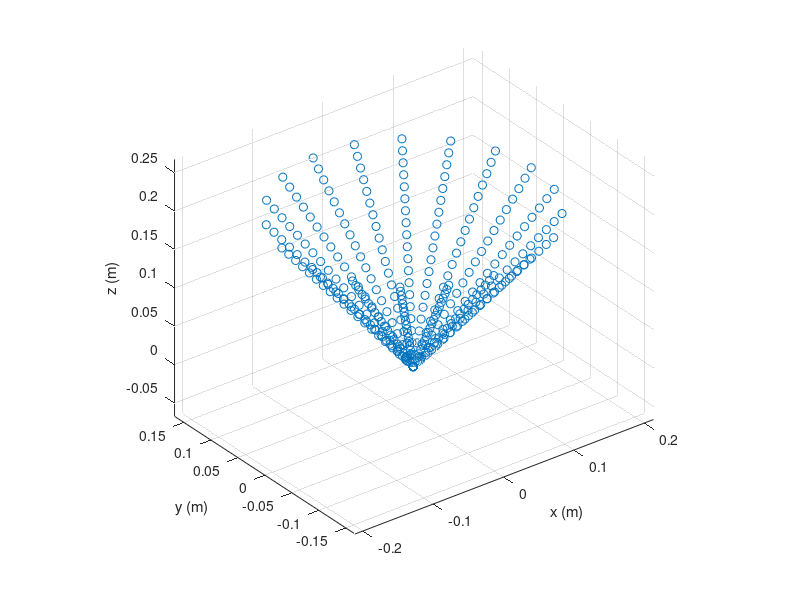
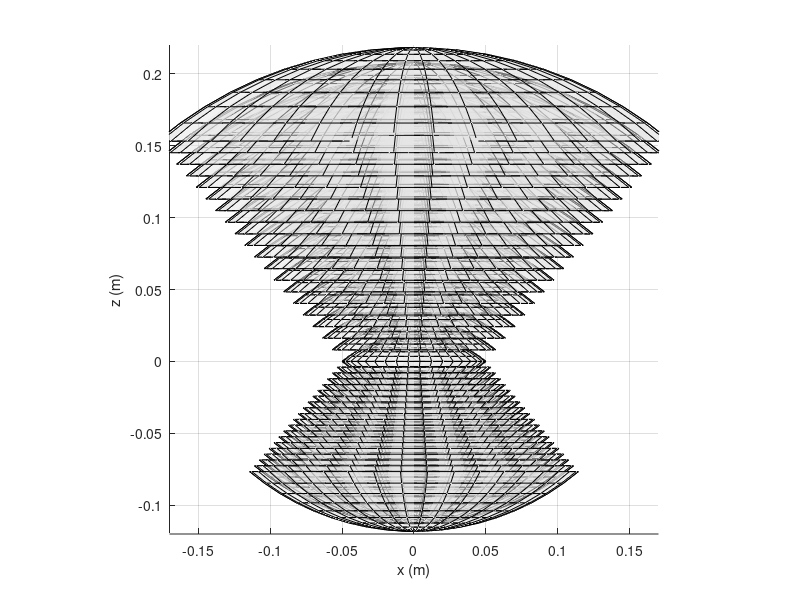

MATLAB code to generate these figures, in order:
% About 
% Script to visualize maximum visual receptive field (RF) around a taxel for peripersonal space (PPS) representations
% Author: Matej Hoffmann, matej.hoffmann@iit.it

%% INIT

clear;

Z_MAX = 0.2; % max extent of RF in z (normal to taxel), meters
PLOT_NEGATIVE_RF = true;
Z_NEGATIVE_MAX = -0.1;

APERTURE_DEG = 80; %the spherical sector / cone opening angle or aperture
APERTURE_RAD = (APERTURE_DEG / 360) * 2 * pi;

res = 20; % resolution

u = linspace(0,Z_MAX,res);
azimuth = linspace(0,2*pi,res);

DESIRED_RADIUS_XY_AT_APEX = 0.05; % 0.05; % meters; we don't want the volume to start at the apex, but we want to truncate it such that it starts 
% at the height with this radius;

CONE_HEIGHT_AT_OFFSET = DESIRED_RADIUS_XY_AT_APEX / tan(APERTURE_RAD/2);    % tan(APERTURE_RAD/2) = radius_xy / z_offset; 
%Z_OFFSET = 0;
SPHERE_RADIUS_AT_OFFSET = DESIRED_RADIUS_XY_AT_APEX / sin(APERTURE_RAD/2);    % cos(APERTURE_RAD/2) = radius_xy / sphere_radius;
% here the radius of the sphere will at the same time be used as the
% z-offset - with the radius then equal to cone height + cap height


%% CONE
%global_r = u(end) * tan(APERTURE_RAD / 2); % at base (maximum)

x=[]; y=[]; z=[];


for i=1:length(u)
    for j=1:(length(azimuth)-1)
        z = [z; u(i)];        
        r = u(i) * tan(APERTURE_RAD / 2); 
        x = [x; r*cos(azimuth(j)) ]; 
        y = [y; r*sin(azimuth(j)) ];
        %x = [x; (u(i) / Z_MAX) *global_r*cos(thetas(j)) ]; 
        %y = [y; (u(i) / Z_MAX) *global_r*sin(thetas(j)) ];
    end    
end


f1 = figure(1);
clf(f1);
set(f1,'name','RF as a cone');
hold on;
scatter3(x,y,z);
%line([0 r],[0 0],[0 Z_MAX] );
%plot3(u(2) * tan(APERTURE_RAD / 2),0,u(2),'x','MarkerSize',20);

axis equal;
grid on;
xlabel('x (m)');
ylabel('y (m)');
zlabel('z (m)');
hold off;

view(3);
%plot3(x,y,z,'o');

% f2 = figure(2);
% clf(f2);
%     subplot(3,1,1);
%         plot(x);
%         title('x');
%     subplot(3,1,2);
%         plot(y);
%         title('y');
%     subplot(3,1,3);
%         plot(z);
%         title('z');
% 
% f3 = figure(3);
% clf(f3);
%     subplot(3,1,1);
%         plot(thetas);
%         title('thetas (rad)');
%     subplot(3,1,2);
%         plot(cos(thetas));
%         title('cos(thetas)');
%     subplot(3,1,3);
%         plot(sin(thetas));
%         title('sin(thetas)');

% code plotting truncated cone as a spiral 
%from http://it.mathworks.com/matlabcentral/answers/39082-truncated-cone-plot
% t = 30:0.1:100;
% az = 0.1;
% z = az*t;
% r0 = 10000;
% ar = -1;
% r = r0 + r0*t;
% at = 0.05;
% theta = at*t;
% x = r .* cos(t);
% y = r .* sin(t);
% figure
% plot3(x,y,z,'.-')

%% SPHERICAL SECTOR


f2 = figure(2);
clf(f2);
set(f2,'name','RF as a spherical sector');
hold on;
 
%polar_angle = linspace(-APERTURE_RAD/2,APERTURE_RAD/2,res); 
polar_angle = linspace(pi/2-APERTURE_RAD/2,pi/2+APERTURE_RAD/2,res); % in matlab: elevation is angular displacement in radians from the x-y plane
% also called co-latitude, zenith angle, normal angle, or inclination angle.
[theta,phi] = meshgrid(azimuth,polar_angle);
 
radius_z = linspace(SPHERE_RADIUS_AT_OFFSET,Z_MAX+SPHERE_RADIUS_AT_OFFSET,res);

%view(3);
az = 0; el = 0;
view(az, el);

for i=1:length(radius_z)
    [xs,ys,zs] = sph2cart(theta,phi,radius_z(i));
    zs = zs - CONE_HEIGHT_AT_OFFSET;
    h_surface = surf(xs,ys,zs);
    set(h_surface, 'FaceColor',[0.9 0.9 0.9], 'FaceAlpha',0.5); %'EdgeAlpha', 0);
    %plot3(xs,ys,zs);
    
end


if PLOT_NEGATIVE_RF
    radius_z_neg = linspace(SPHERE_RADIUS_AT_OFFSET,abs(Z_NEGATIVE_MAX)+SPHERE_RADIUS_AT_OFFSET,res);
    for i=1:length(radius_z)
        [xs,ys,zs] = sph2cart(theta,phi,radius_z_neg(i));
        zs = zs - CONE_HEIGHT_AT_OFFSET;
        zs = zs * -1;
        h_surface = surf(xs,ys,zs);
        set(h_surface, 'FaceColor',[0.9 0.9 0.9], 'FaceAlpha',0.5); %'EdgeAlpha', 0);
    %plot3(xs,ys,zs);
    
end
    
end

plot3(0,0,0,'o','MarkerSize',10,'MarkerFaceColor','red');

grid on;
xlabel('x (m)');
ylabel('y (m)');
zlabel('z (m)');
if PLOT_NEGATIVE_RF
    zlim([Z_NEGATIVE_MAX-0.02 Z_MAX+0.02]);
else
    zlim([-0.02 Z_MAX+0.02]);
end
axis equal;
hold off;




% 
% % something from matlab central: http://it.mathworks.com/matlabcentral/newsreader/view_thread/280431
% r = 5;
% [theta,phi] = meshgrid(linspace(0,.4*pi,32),linspace(-pi/2,pi/2,32));
% x1 = r.*cos(theta).*cos(phi);
% y1 = r.*sin(theta).*cos(phi);
% z1 = r.*sin(phi);
% theta = 0;
% [r,phi] = meshgrid(linspace(0,5,32),linspace(-pi/2,pi/2,32));
% x2 = r.*cos(theta).*cos(phi);
% y2 = r.*sin(theta).*cos(phi);
% z2 = r.*sin(phi);
% theta = .4*pi;
% [r,phi] = meshgrid(linspace(0,5,32),linspace(-pi/2,pi/2,32));
% x3 = r.*cos(theta).*cos(phi);
% y3 = r.*sin(theta).*cos(phi);
% z3 = r.*sin(phi);
% x = [x1;x2;x3];
% y = [y1;y2;y3];
% z = [z1;z2;z3];
% surf(x,y,z)
% axis square



